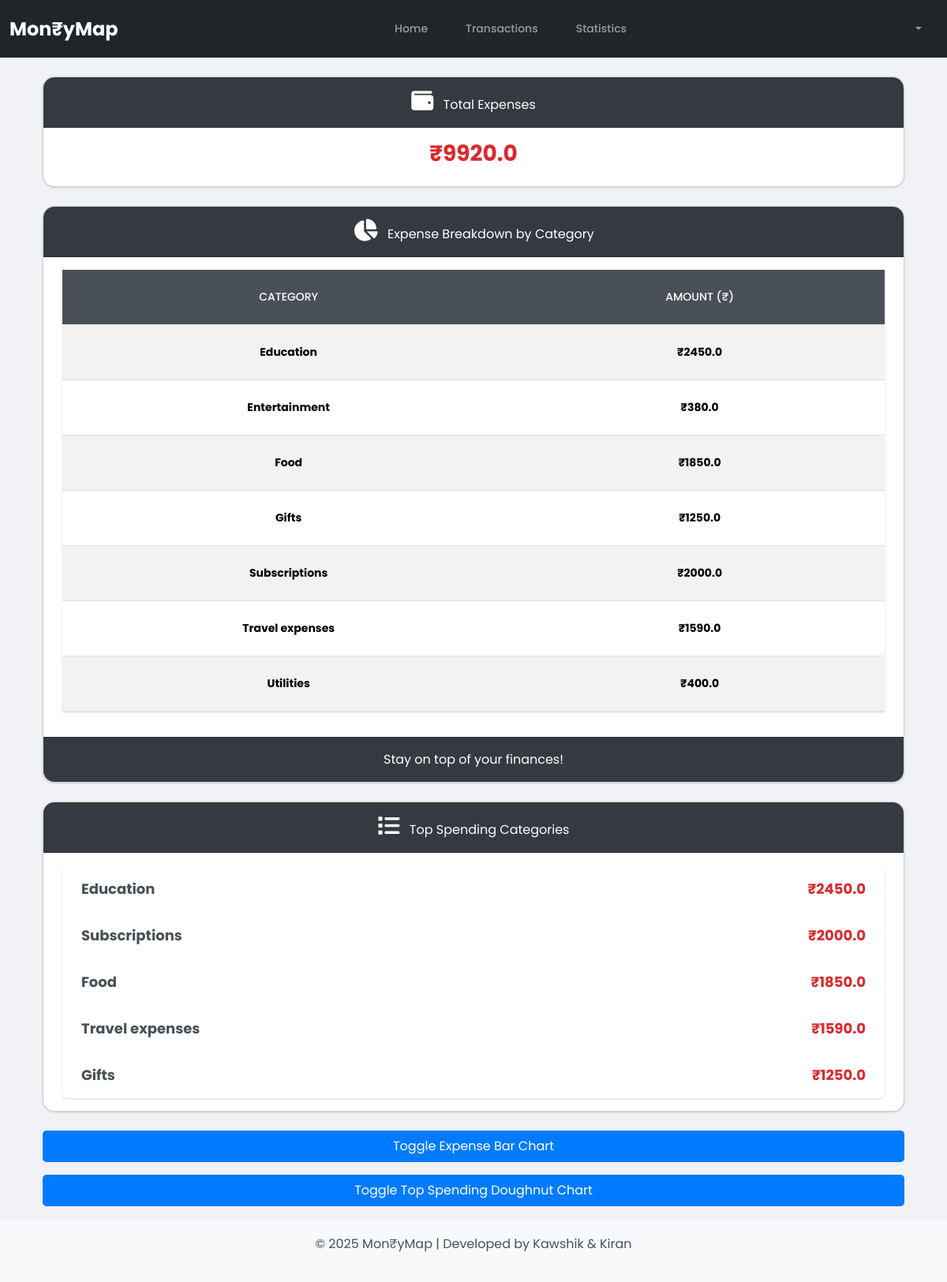
The app's page /statistics (signed in) with its own data.
### tables this page shows
CREATE TABLE transactions (
            id INTEGER PRIMARY KEY AUTOINCREMENT,
            user_id INTEGER NOT NULL,
            amount REAL NOT NULL,
            category TEXT NOT NULL,
            date TEXT NOT NULL,
            description TEXT,
            payment_method TEXT NOT NULL,
            FOREIGN KEY (user_id) REFERENCES users (id)
        );

### app.py (the view)
@app.route('/statistics')
def statistics():
    user_id = session.get('user_id')  # Assuming you store user ID in the session
    if user_id:
        conn = sqlite3.connect(DATABASE)
        c = conn.cursor()
        c.execute("SELECT SUM(amount) FROM transactions WHERE user_id = ?", (user_id,))
        total_expenses_result = c.fetchone()
        total_expenses = total_expenses_result[0] if total_expenses_result else 0
        c.execute("SELECT category, SUM(amount) FROM transactions WHERE user_id = ? GROUP BY category", (user_id,))
        expense_by_category_result = c.fetchall()
        expense_by_category = dict(expense_by_category_result) if expense_by_category_result else {}
        c.execute("SELECT category, SUM(amount) FROM transactions WHERE user_id = ? GROUP BY category ORDER BY SUM(amount) DESC LIMIT 5", (user_id,))
        top_spending_categories_result = c.fetchall()
        top_spending_categories = dict(top_spending_categories_result) if top_spending_categories_result else {}
        conn.close()
        return render_template('statistics.html', total_expenses=total_expenses, expense_by_category=expense_by_category,
                               top_spending_categories=top_spending_categories)
    else:
        return redirect(url_for('login'))

### templates/statistics.html (shortened to what this page needs)
{% extends 'base.html' %}
{% block content %}
<div class="container mt-4">
    <div class="card mb-4">
        <div class="card-header">
            <i class="fas fa-wallet icon"></i> Total Expenses
        </div>
        <div class="card-body text-center">
            <h3 class="fw-bold text-danger">₹{{ total_expenses }}</h3>
        </div>
    </div>
    <div class="card mb-4">
        <div class="card-header">
            <i class="fas fa-chart-pie icon"></i> Expense Breakdown by Category
        </div>
        <div class="card-body">
            <table class="table table-striped table-hover">
                <thead>
                    <tr>
                        <th>Category</th>
                        <th>Amount (₹)</th>
                    </tr>
                </thead>
                <tbody>
                    {% for category, amount in expense_by_category.items() %}
                    <tr>
                        <td>{{ category }}</td>
                        <td>₹{{ amount }}</td>
                    </tr>
                    {% endfor %}
                </tbody>
            </table>
        </div>
        <div class="card-footer">
            Stay on top of your finances!
        </div>
    </div>
    <div class="card mb-4">
        <div class="card-header">
            <i class="fas fa-list icon"></i> Top Spending Categories
        </div>
        <div class="card-body">
            <ul class="list-group">
                {% for category, amount in top_spending_categories.items() %}
                <li class="list-group-item">
                    <span>{{ category }}</span>
                    <span class="text-danger">₹{{ amount }}</span>
                </li>
                {% endfor %}
            </ul>
        </div>
    </div>
    <button class="btn-chart" onclick="toggleChart('expenseBarChartContainer')">Toggle Expense Bar Chart</button>
    <button class="btn-chart" onclick="toggleChart('topSpendingCategoriesDoughnutChartContainer')">Toggle Top Spending Doughnut Chart</button>
</div>
{% endblock %}

### templates/base.html (shortened to what this page needs)
<!DOCTYPE html>
<html lang="en">
<head>
    <link href="https://cdn.jsdelivr.net/npm/bootstrap@5.3.0-alpha1/dist/css/bootstrap.min.css" rel="stylesheet">
    <link rel="stylesheet" href="https://cdnjs.cloudflare.com/ajax/libs/font-awesome/5.15.4/css/all.min.css" />
    <link rel="stylesheet" type="text/css" href="{{ url_for('static', filename='css/bootstrap.min.css') }}">
    <link rel="stylesheet" href="https://cdnjs.cloudflare.com/ajax/libs/font-awesome/6.5.1/css/all.min.css" />
</head>
<body>
    <nav class="navbar navbar-expand-lg navbar-dark bg-dark">
        <div class="container-fluid">
            <a class="navbar-brand" href="#">Mon₹yMap</a>
            <div class="collapse navbar-collapse justify-content-center" id="navbarSupportedContent">
                <ul class="navbar-nav mb-2 mb-lg-0">
                    <li class="nav-item me-lg-3">
                        <a class="nav-link" href="{{ url_for('index') }}">Home</a>
                    </li>
                    <li class="nav-item me-lg-3">
                        <a class="nav-link" href="{{ url_for('transactions') }}">Transactions</a>
                    </li>
                    <li class="nav-item me-lg-3">
                        <a class="nav-link" href="{{ url_for('statistics') }}">Statistics</a>
                    </li>
                </ul>
            </div>
            <div class="navbar-nav ms-auto">
                <div class="nav-item dropdown">
                    <a class="nav-link dropdown-toggle" href="#" id="navbarDropdown" role="button" data-bs-toggle="dropdown" aria-expanded="false">
                    </a>
                </div>
            </div>
        </div>
    </nav>
    <div class="container">
        {% block content %}
        {% endblock %}
    </div>
    <footer class="footer">
        <div class="container">
            <p>&copy; 2025 Mon₹yMap | Developed by Kawshik & Kiran</p>
        </div>
    </footer>
</body>
</html>

### templates/base.html (style rules this page uses)
* { font-family: 'Poppins', sans-serif; }
.navbar-brand { font-weight:bold; }
.navbar-brand { font-size: 1.5rem; }
body { display: flex; flex-direction: column; min-height: 100vh; }
.container { flex: 1; }
footer { background-color: #f8f9fa; padding: 20px 0; text-align: center; width: 100%; }

### templates/statistics.html (style rules this page uses)
body { background-color: #f0f2f5; font-family: 'Arial', sans-serif; }
.card { border-radius: 15px; transition: all 0.3s ease; overflow: hidden; }
.card-header, .card-footer { background-color: #343a40; color: white; padding: 1rem; text-align: center; }
.icon { font-size: 28px; margin-right: 8px; }
.list-group-item { font-size: 18px; font-weight: bold; display: flex; justify-content: space-between; border: none; padding: 1rem 1.5rem; transition: background-color 0.2s; }
.table th, .table td { padding: 1.5rem; text-align: center; vertical-align: middle; }
.table th { background-color: #495057; color: white; }
.table td { font-weight: bold; }
.text-danger { color: #dc3545; }
.btn-chart { display: block; width: 100%; text-align: center; padding: 0.5rem 0; margin-bottom: 1rem; background-color: #007bff; color: white; border: none; border-radius: 5px; cursor: pointer; transition: background-color 0.3s; }

### records on screen
transactions: category "Subscriptions", amount "2000.0"
transactions: category "Utilities", amount "400.0"

### other values on screen
{{ total_expenses }} "9920.0"
{{ category }} "Education" "Entertainment" "Food" "Gifts" "Travel expenses"
{{ amount }} "2450.0" "380.0" "1850.0" "1250.0" "1590.0"
{{ category }} "Education" "Food" "Travel expenses" "Gifts"
{{ amount }} "2450.0" "1850.0" "1590.0" "1250.0"
